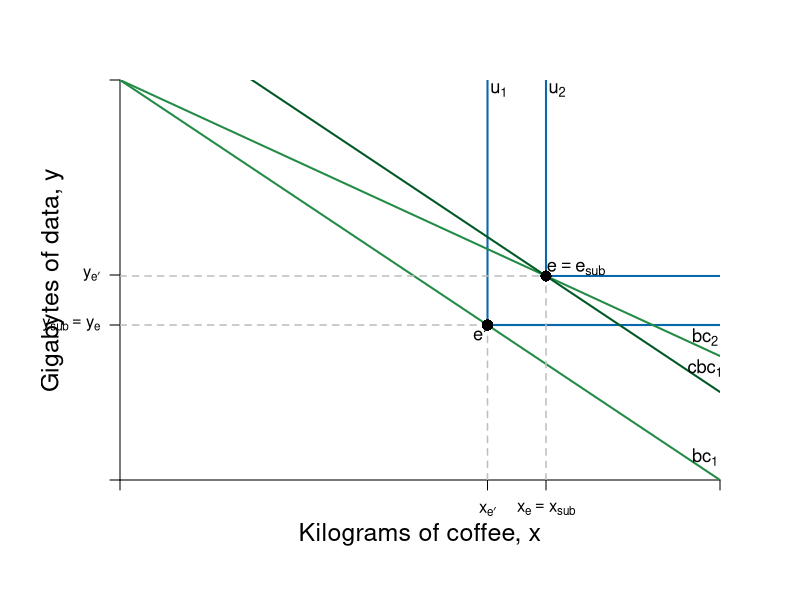

The R source for this figure:
#Graph Designer: Simon Halliday
#Authors: Bowles, Foley and Halliday
#Title: Coordination, Conflict and Competition: A Text in Microeconomics

library(shape)
require(shape)
pdf(file = "indmarketdemand/decomposition_leontief_new.pdf", width = 10, height = 8)

#Set parameters for graphics
axislabelsize <- 1.5
labelsize <- 1.1
graphlinewidth <- 2
segmentlinewidth <- 1.5

COL <- c("#7fc97f", "#beaed4", "#fdc086", "#ffff99", "#386cb0", "#f0027f", "#bf5b17", "#666666")
COLA <- c("#e0f3db", "#99d8c9","#66c2a4","#41ae76", "#238b45", "#005824")
COLB <- c("#c6dbef", "#4eb3d3", "#2b8cbe", "#0868ac","#084081")
COLC <- c("#fcfbfd", "#efedf5", "#dadaeb", "#bcbddc", "#9e9ac8", "#807dba", "#6a51a3", "#54278f", "#3f007d")

#Edited the margins to cater for the larger LHS labels
par(mar =  c(6, 6, 4, 4))

#Original budget constraint and pivoted budget constraint

bc1 <- function(x,y) {
  40 - .5*x
}

bc2 <- function(x, y) {
  40 - .345*x
}


#Compensated budget constraint parallel to bc1

cbc1 <- function(x, y) {
  48.8 - .5*x
}

#Add limits on axes and levels of utility for each indifference curve
ylims <- c(0, 40)
xlims <- c(0, 80)

npts <- 501 
x <- seq(xlims[1], xlims[2], length.out = npts)
y <- seq(ylims[1], ylims[2], length.out = npts) 

plot(0, 0, xlim = xlims, ylim = ylims, type = "n",
     xlab = expression(paste("")),
     ylab = expression(paste("")), 
     xaxt = "n", 
     yaxt = "n", 
     cex.lab = axislabelsize, 
     bty = "n", 
     xaxs="i", 
     yaxs="i"
)

#x and y limits with plain axes without ticks/numbers to match previous graph

ticksx <- c(0, 49, 56.8, xlims[2])
xlabels <- c(NA, expression(paste(x[e*minute])), expression(paste(x[e] == x[sub])), NA)
ticksy <- c(0, bc1(39), bc1(49), ylims[2])
ylabels <- c(NA, expression(paste(y[e*minute])), expression(paste(y[sub] == y[e])), NA )

axis(1, at = ticksx,  pos = 0, labels = xlabels)
axis(2, at = ticksy,  pos = 0, labels = ylabels, las = 1)

npts <- 500 
xx1 <- seq(xlims[1], xlims[2], length.out = npts)
xx2 <- seq(0, xlims[2], length.out = npts)
xx3 <- seq(xlims[1], 0, length.out = npts)
xx4 <- seq(-11, 0, length.out = npts)

#Utility functions 
segments(56.8, bc2(56.8), 56.8, ylims[2], lty = 1, col = COLB[4] , lwd = graphlinewidth)
segments(56.8, bc2(56.8), xlims[2], bc2(56.8), lty = 1, col = COLB[4] , lwd = graphlinewidth)

segments(49, bc1(49), 49, ylims[2], lty = 1, col = COLB[4] , lwd = graphlinewidth)
segments(49, bc1(49), xlims[2], bc1(49), lty = 1, col = COLB[4] , lwd = graphlinewidth)

#Axis labels
mtext(expression(paste("Kilograms of coffee, x")), side = 1, line = 2.5, cex = axislabelsize)
text(-9, 0.5*ylims[2], expression(paste("Gigabytes of data, y")), xpd = TRUE, cex = axislabelsize, srt = 90) 

lines(xx1, bc1(xx1, y), col = COLA[5], lwd = graphlinewidth)
lines(xx1, bc2(xx1, y), col = COLA[5], lwd = graphlinewidth)
lines(xx1, cbc1(xx1, y), col = COLA[6], lwd = graphlinewidth)


#Label curves

text(50.5, 39, expression(u[1]), cex = labelsize)
text(58.25, 39, expression(u[2]), cex = labelsize)
text(78, bc1(78)+1.3, expression(bc[1]), cex = labelsize)
text(78, bc2(78)+1.2, expression(bc[2]), cex = labelsize)
text(78, cbc1(78)+1.4, expression(cbc[1]), cex = labelsize)

#Label points e-sub, e, e'

text(60.8, bc2(56.8)+.7, expression(paste(e == e[sub])), cex = labelsize)

#text(57.8, bc2(56.8)+.8, expression(paste("e")), cex = labelsize)
segments(56.8, 0, 56.8, bc2(x = 56.8), lty = 2, col = "gray", lwd = segmentlinewidth)
segments(0, bc2(x = 56.8), 56, bc2(x = 56.8), lty = 2, col = "gray", lwd = segmentlinewidth)
points(56.8, bc2(x = 56.8), pch = 16, col = "black", cex = 1.5)

text(49 - 1, bc1(49) - .9, expression(paste(e*minute)), cex = labelsize)
segments(49, 0, 49, bc1(49), lty = 2, col = "gray", lwd = segmentlinewidth)
segments(0, bc1(49), 49, bc1(49), lty = 2, col = "gray", lwd = segmentlinewidth)
points(49, bc1(49), pch = 16, col = "black", cex = 1.5)

#Label y-sub,x-sub,etc. on axes

#text(59, -.9, expression(paste(x[e] == x[sub])), xpd = TRUE, cex = labelsize)
#text(49, -.9, expression(paste(x[e*minute])),  xpd = TRUE,  cex = labelsize)
#text(56, -.9, expression(paste("x"[e])),  xpd = TRUE, cex = labelsize)

#text(-2, bc1(39)+.5, expression(paste(y[sub] == y[e])), xpd = TRUE, cex = labelsize)
#text(-2, bc1(39)-1, expression(paste(" = y"[e])),  xpd = TRUE, cex = labelsize)
#text(-2, bc1(49)+.5, expression(paste(y[e*minute])),  xpd = TRUE,  cex = labelsize)

dev.off()
